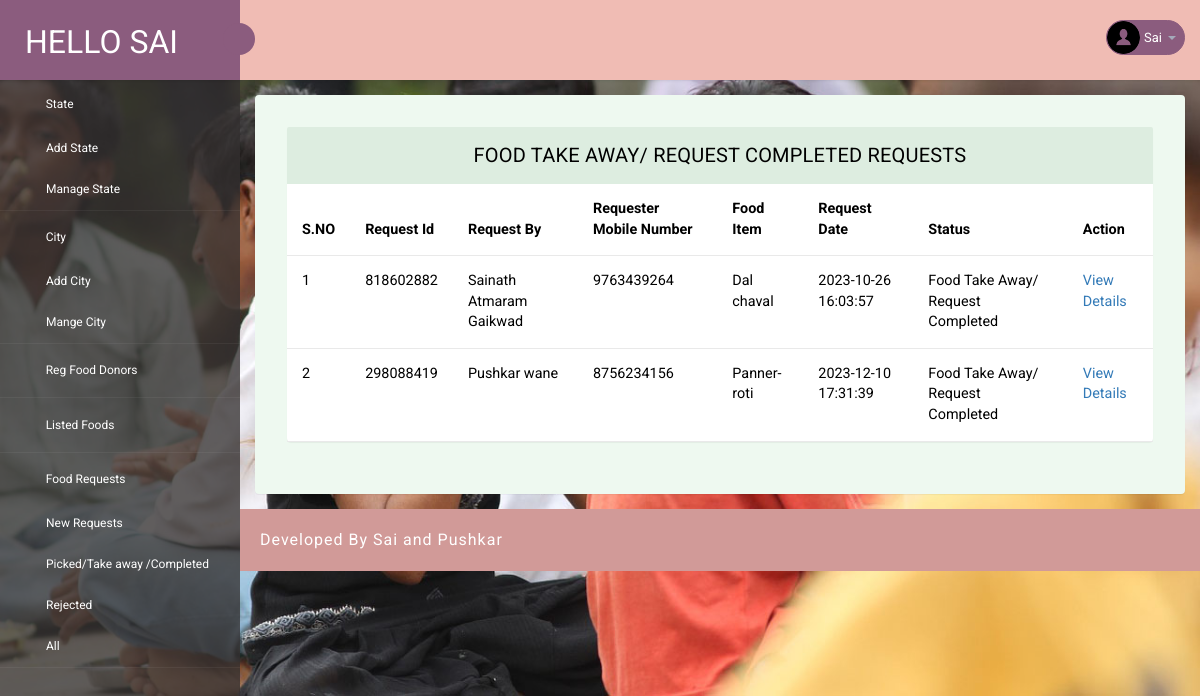
The app's page /admin/completed-requests.php (signed in) with its own data.
### tables this page shows
CREATE TABLE `tblfoodrequests` (
  `id` int(11) NOT NULL,
  `requestNumber` bigint(12) DEFAULT NULL,
  `foodId` int(1) DEFAULT NULL,
  `fullName` varchar(150) DEFAULT NULL,
  `mobileNumber` bigint(12) DEFAULT NULL,
  `message` mediumtext DEFAULT NULL,
  `requestDate` timestamp NULL DEFAULT current_timestamp(),
  `status` varchar(120) DEFAULT NULL,
  `donorRemark` mediumtext DEFAULT NULL,
  `requestCompletionDate` timestamp NULL DEFAULT NULL ON UPDATE current_timestamp()
);

CREATE TABLE `tblfood` (
  `ID` int(10) NOT NULL,
  `DonorID` int(10) DEFAULT NULL,
  `foodId` int(10) DEFAULT NULL,
  `FoodItems` mediumtext DEFAULT NULL,
  `StateName` varchar(200) DEFAULT NULL,
  `CityName` varchar(200) DEFAULT NULL,
  `Description` mediumtext DEFAULT NULL,
  `PickupDate` varchar(200) DEFAULT NULL,
  `PickupAddress` mediumtext DEFAULT NULL,
  `ContactPerson` varchar(200) DEFAULT NULL,
  `CPMobNumber` bigint(10) DEFAULT NULL,
  `Image` varchar(200) DEFAULT NULL,
  `CreationDate` timestamp NULL DEFAULT current_timestamp(),
  `UpdationDate` timestamp NULL DEFAULT NULL ON UPDATE current_timestamp()
);

### admin/completed-requests.php (the view, shortened to what this page needs)
<?php
include('includes/dbconnection.php');
if (strlen($_SESSION['pgasaid'] == 0)) {
    header('location:logout.php');
} else {
?>
<!DOCTYPE html>
<head>
    <link rel="stylesheet" href="css/bootstrap.min.css">
    <link href="css/style.css" rel='stylesheet' type='text/css' />
    <link href="css/style-responsive.css" rel="stylesheet" />
    <link rel="stylesheet" href="css/font.css" type="text/css" />
    <link href="css/font-awesome.css" rel="stylesheet">
</head>
<body>
    <section id="container">
        <?php include_once('includes/header.php'); ?>
        <?php include_once('includes/sidebar.php'); ?>
        <section id="main-content">
            <section class="wrapper">
                <div class="table-agile-info">
                    <div class="panel panel-default">
                        <div class="panel-heading">
                            Food Take Away/ Request Completed Requests
                        </div>
                        <div>
                            <table class="table" ui-jq="footable" ui-options='{
        "paging": {
          "enabled": true
        },
        "filtering": {
          "enabled": true
        },
        "sorting": {
          "enabled": true
        }}'>
                                <thead>
                                    <tr>
                                        <th data-breakpoints="xs">S.NO</th>
                                        <th>Request Id</th>
                                        <th>Request By</th>
                                        <th>Requester Mobile Number</th>
                                        <th>Food Item</th>
                                        <th>Request Date</th>
                                        <th>Status</th>
                                        <th data-breakpoints="xs">Action</th>
                                    </tr>
                                </thead>
                                <tbody>
                                    <?php
                                        $ret = mysqli_query($con, "select tblfoodrequests.id as frid,tblfood.ID as foodid,tblfood.FoodItems,tblfoodrequests.requestNumber,tblfoodrequests.fullName,tblfoodrequests.mobileNumber,tblfoodrequests.message,tblfoodrequests.requestDate,tblfoodrequests.status from
tblfoodrequests
 join tblfood  on tblfood.ID=tblfoodrequests.foodId
 where (tblfoodrequests.status='Food Take Away/ Request Completed')");
                                        $cnt = 1;
                                        $count = mysqli_num_rows($ret);
                                        if ($count > 0) {
                                            while ($row = mysqli_fetch_array($ret)) {
                                        ?>
                                    <tr data-expanded="true">
                                        <td><?php echo $cnt; ?></td>
                                        <td><?php echo $row['requestNumber']; ?></td>
                                        <td><?php echo $row['fullName']; ?></td>
                                        <td><?php echo $row['mobileNumber']; ?></td>
                                        <td><?php echo $row['FoodItems']; ?></td>
                                        <td><?php echo $row['requestDate']; ?></td>
                                        <?php if ($row['status'] == "") { ?>
                                        <td class="font-w600"><?php echo "Not Updated Yet"; ?></td>
                                        <?php } else { ?>
                                        <td><?php echo $row['status']; ?></td><?php } ?>
                                        <td><a href="view-requestdetails.php?frid=<?php echo $row['frid']; ?>">View
                                                Details</a></td>
                                    </tr>
                                    <?php
                                                $cnt = $cnt + 1;
                                            }
                                        } else { ?>
                                    <tr>
                                        <td colspan="9" style="color:red">No Record Found</td>
                                    </tr>
                                    <?php } ?>
                                </tbody>
                            </table>
                        </div>
                    </div>
                </div>
            </section>
            <?php include_once('includes/footer.php'); ?>
        </section>
    </section>
</body>
</html>
<?php }  ?>

### admin/includes/header.php (shortened to what this page needs)
<?php
include('includes/dbconnection.php');
?>
<header class="header fixed-top clearfix">
    <div class="brand">
        <a href="dashboard.php" class="logo">
            Hello Sai
        </a>
        <div class="sidebar-toggle-box">
            <div class="fa fa-bars"></div>
        </div>
    </div>
    <div class="top-nav clearfix">
        <ul class="nav pull-right top-menu">
            <li class="dropdown">
                <a data-toggle="dropdown" class="dropdown-toggle" href="#">
                    <?php
                    $adid = $_SESSION['pgasaid'];
                    $ret = mysqli_query($con, "select AdminName from tbladmin where ID='$adid'");
                    $row = mysqli_fetch_array($ret);
                    $name = $row['AdminName'];
                    ?>
                    <img alt="" src="images/2.png">
                    <span class="username"><?php echo $name; ?></span>
                    <b class="caret"></b>
                </a>
            </li>
        </ul>
    </div>
</header>

### admin/css/style.css (style rules this page uses)
ul, ol { margin: 0; }
html, body { font-family: "Roboto", sans-serif; font-size: 100%; overflow-x: hidden; background: url(../images/bg.jpg) no-repeat 0px 0px; background-size: cover; }
body a { transition: 0.5s all ease; -webkit-transition: 0.5s all ease; -moz-transition: 0.5s all ease; -o-transition: 0.5s all ease; -ms-transition: 0.5s all ease; text-decoration: none; }
ul, label { margin: 0; padding: 0; }
#main-content { margin-left: 240px; -webkit-transition: all 0.3s ease-in-out; -moz-transition: all 0.3s ease-in-out; -o-transition: all 0.3s ease-in-out; transition: all 0.3s ease-in-out; }
.header { left: 0; right: 0; z-index: 1002; background: rgb(240, 188, 180); -webkit-transition: all 0.3s ease-in-out; -moz-transition: all 0.3s ease-in-out; -o-transition: all 0.3s ease-in-out; transition: all 0.3s ease-in-out; }
.fixed-top { position: fixed; box-shadow: 1px 0 3px rgba(0, 0, 0, 0.15); }
.wrapper { display: inline-block; margin-top: 80px; padding: 15px; width: 100%; }
.brand { background: #8b5c7e; float: left; width: 240px; height: 80px; position: relative; }
a.logo { font-size: 32px; color: #fff; float: left; margin: 20px 0 0 25px; text-transform: uppercase; }
#top_menu .nav > li, ul.top-menu > li { float: left; }
ul.top-menu { margin-right: 15px; margin-top: 0; }
ul.top-menu > li > a { color: #fff; font-size: 16px; background: #8b5c7e; padding: 4px 8px; margin-right: 15px; border-radius: 50%; -webkit-border-radius: 50%; padding-right: 8px !important; }
.top-nav { margin-top: 20px; }
.top-nav img { border-radius: 50%; -webkit-border-radius: 50%; width: 33px; }
.top-nav .username { font-size: 13px; color: #fff; }
.top-nav ul.top-menu > li > a { border-radius: 100px; -webkit-border-radius: 100px; padding: 0px; background: none; margin-right: 0; border: 1px solid #8b5c7e; background: #8b5c7e; }
.top-nav ul.top-menu > li { margin-left: 10px; }
.top-nav .nav .caret { border-bottom-color: #a4aaba; border-top-color: #a4aaba; }
.sidebar-toggle-box { float: left; margin-top: 23px; margin-left: -15px; background: #8b5c7e; border-radius: 50%; -webkit-border-radius: 50%; width: 32px; height: 32px; position: absolute; right: -15px; }
.sidebar-toggle-box .fa-bars { cursor: pointer; display: inline-block; font-size: 15px; padding: 8px 8px 8px 9px; color: #fff; }
.panel-heading { position: relative; height: 57px; line-height: 57px; letter-spacing: 0.2px; color: #000; font-size: 18px; font-weight: 400; padding: 0 16px; background: #ddede0; border-top-right-radius: 2px; border-top-left-radius: 2px; text-transform: uppercase; text-align: center; }
.panel { border: none !important; }
.table > thead > tr > th { border-bottom: 1px solid #e1ab91 !important; }
.table > tbody > tr > td, .table > tbody > tr > th, .table > tfoot > tr > td, .table > tfoot > tr > th, .table > thead > tr > td, .table > thead > tr > th { border-bottom: 1px solid #e9e9e9 !important; }
.table > thead > tr > th, .table > tbody > tr > th, .table > tfoot > tr > th, .table > thead > tr > td, .table > tbody > tr > td, .table > tfoot > tr > td { border-top: none !important; }
.table td, .table > tbody > tr > td, .table > tbody > tr > th, .table > tfoot > tr > td, .table > tfoot > tr > th, .table > thead > tr > td, .table > thead > tr > th { padding: 15px !important; }
.table > thead > tr > th, .table > tbody > tr > th, .table > tfoot > tr > th, .table > thead > tr > td, .table > tbody > tr > td, .table > tfoot > tr > td { font-size: 0.9em; color: #000; border-top: none !important; }
.table-agile-info { background: #eef9f0; padding: 2em; border-radius: 4px; -webkit-box-shadow: 0 1px 1px rgba(0, 0, 0, 0.05); box-shadow: 0 1px 1px rgba(0, 0, 0, 0.05); }
.panel-default > .panel-heading { color: #000000 !important; background-color: #ddede0 !important; border-color: #ddede0 !important; font-size: 20px; }

### records on screen
tblfoodrequests: requestNumber "818602882", fullName "Sainath Atmaram Gaikwad", mobileNumber "9763439264", foodId.FoodItems "Dal chaval", requestDate "2023-10-26 16:03:57", status "Food Take Away/ Request Completed"
tblfoodrequests: requestNumber "298088419", fullName "Pushkar wane", mobileNumber "8756234156", foodId.FoodItems "Panner-roti", requestDate "2023-12-10 17:31:39", status "Food Take Away/ Request Completed"

### other values on screen
$name "Sai"
